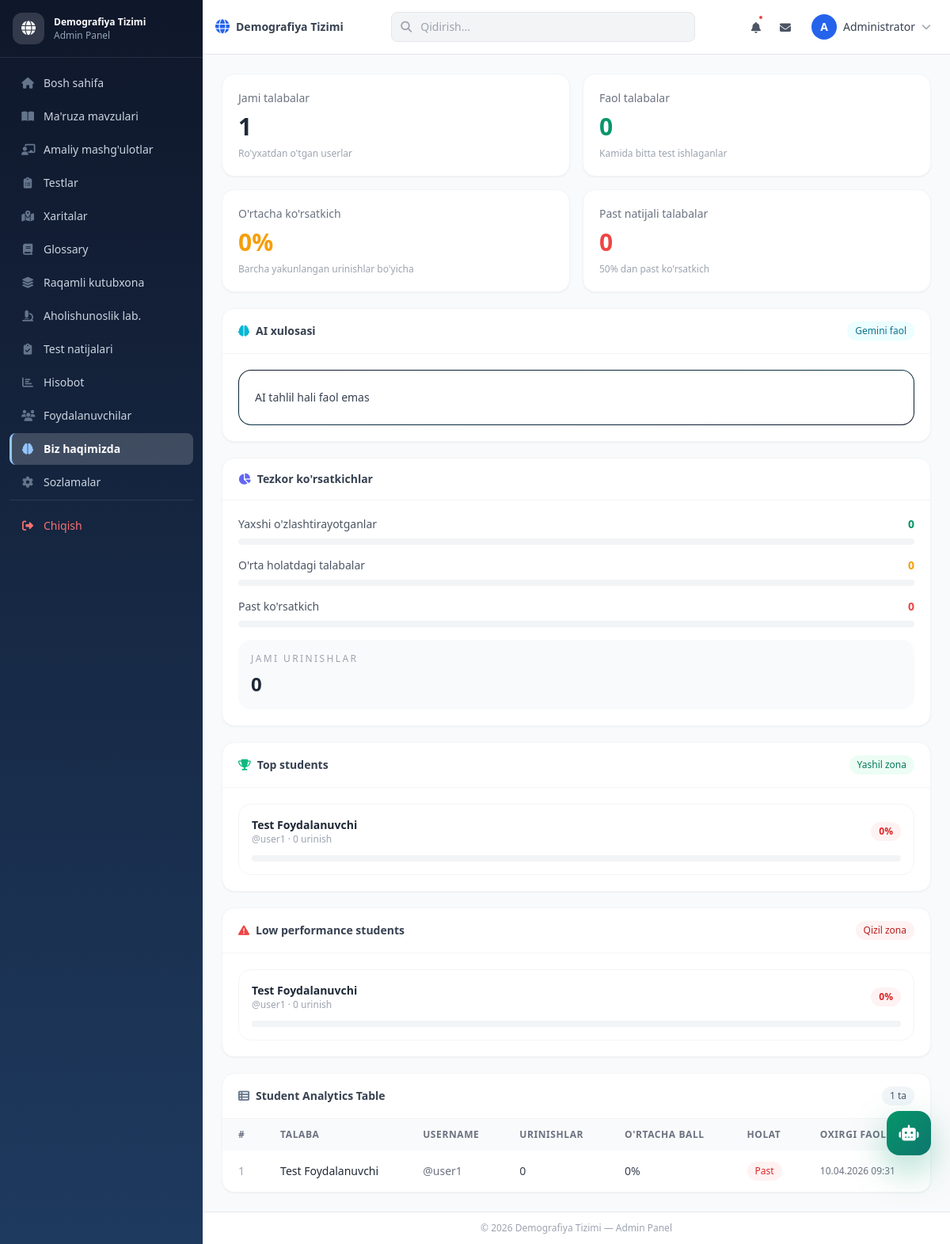
The app's page /admin/analytics.php (signed in) with its own data.
### tables this page shows
CREATE TABLE IF NOT EXISTS users (
    id INT AUTO_INCREMENT PRIMARY KEY,
    full_name VARCHAR(100) NOT NULL,
    username VARCHAR(50) NOT NULL UNIQUE,
    password VARCHAR(255) NOT NULL,
    role ENUM('admin', 'user') DEFAULT 'user',
    created_at TIMESTAMP DEFAULT CURRENT_TIMESTAMP
);

### config/config.php (called while the page is built, shortened)
<?php
function env($key, $default = null) {
    $value = $_ENV[$key] ?? $_SERVER[$key] ?? getenv($key);
    return ($value === false || $value === null || $value === '') ? $default : $value;
}
class Database {
    private $host = 'localhost';
    private $db_name = 'demographydb';
    private $username = 'root';
    private $password = '';
    private $link;
    function __construct() {
        $this->link = mysqli_connect($this->host, $this->username, $this->password, $this->db_name);
        mysqli_set_charset($this->link, 'utf8mb4');
    }
    public function query($query) {
        return mysqli_query($this->link, $query);
    }
}

### includes/functions.php (called while the page is built, shortened)
<?php
require_once __DIR__ . '/../config/config.php';
$db = new Database();
function h($str) {
    return htmlspecialchars($str, ENT_QUOTES, 'UTF-8');
}
function gemini_api_key() {
    return trim((string) env('GEMINI_API_KEY', ''));
}
function gemini_is_enabled() {
    return gemini_api_key() !== '';
}
function get_student_performance_summary() {
    global $db;
    $students = [];
    $query = $db->query("
        SELECT
            u.id,
            u.full_name,
            u.username,
            COUNT(tr.id) AS attempts,
            COALESCE(AVG(CASE WHEN tr.total > 0 THEN (tr.score / tr.total) * 100 END), 0) AS avg_percent,
            COALESCE(MAX(tr.completed_at), u.created_at) AS last_activity
        FROM users u
        LEFT JOIN test_results tr
            ON tr.user_id = u.id AND tr.completed_at IS NOT NULL
        WHERE u.role = 'user'
        GROUP BY u.id, u.full_name, u.username, u.created_at
        ORDER BY avg_percent DESC, attempts DESC, u.full_name ASC
    ");
    if ($query) {
        while ($row = mysqli_fetch_assoc($query)) {
            $row['avg_percent'] = round((float) $row['avg_percent'], 1);
            $row['attempts'] = (int) $row['attempts'];
            $students[] = $row;
        }
    }
    return $students;
}

### admin/analytics.php (the view, shortened to what this page needs)
<?php
require_once __DIR__ . '/../includes/functions.php';
$students = get_student_performance_summary();
$topStudents = array_slice($students, 0, 5);
$lowStudents = $students;
usort($lowStudents, function ($a, $b) {
    if ($a['avg_percent'] == $b['avg_percent']) {
        return $b['attempts'] <=> $a['attempts'];
    }
    return $a['avg_percent'] <=> $b['avg_percent'];
});
$lowStudents = array_slice($lowStudents, 0, 5);
$resultStatsQuery = $db->query("
    SELECT
        COUNT(*) AS total_attempts,
        AVG(CASE WHEN total > 0 THEN (score / total) * 100 END) AS avg_percent
    FROM test_results
    WHERE completed_at IS NOT NULL
");
$resultStats = $resultStatsQuery ? mysqli_fetch_assoc($resultStatsQuery) : ['total_attempts' => 0, 'avg_percent' => 0];
$activeStudents = count(array_filter($students, fn($student) => (int) $student['attempts'] > 0));
$excellentStudents = count(array_filter($students, fn($student) => (float) $student['avg_percent'] >= 70));
$riskStudents = count(array_filter($students, fn($student) => (float) $student['avg_percent'] > 0 && (float) $student['avg_percent'] < 50));
$aiSummary = 'AI tahlil hali faol emas';
function analytics_color_classes($percent) {
    return ['pill' => 'bg-red-50 text-red-600', 'bar' => 'bg-red-500'];
}
include __DIR__ . '/../includes/admin_header.php';
?>
<div class="space-y-5">
    <div class="grid md:grid-cols-2 xl:grid-cols-4 gap-4">
        <div class="bg-white rounded-2xl border border-gray-100 shadow-sm p-5">
            <p class="text-sm text-gray-500">Jami talabalar</p>
            <p class="text-3xl font-bold text-gray-800 mt-2"><?= count($students) ?></p>
            <p class="text-xs text-gray-400 mt-2">Ro'yxatdan o'tgan userlar</p>
        </div>
        <div class="bg-white rounded-2xl border border-gray-100 shadow-sm p-5">
            <p class="text-sm text-gray-500">Faol talabalar</p>
            <p class="text-3xl font-bold text-emerald-600 mt-2"><?= $activeStudents ?></p>
            <p class="text-xs text-gray-400 mt-2">Kamida bitta test ishlaganlar</p>
        </div>
        <div class="bg-white rounded-2xl border border-gray-100 shadow-sm p-5">
            <p class="text-sm text-gray-500">O'rtacha ko'rsatkich</p>
            <p class="text-3xl font-bold text-amber-500 mt-2"><?= round((float) ($resultStats['avg_percent'] ?? 0), 1) ?>%</p>
            <p class="text-xs text-gray-400 mt-2">Barcha yakunlangan urinishlar bo'yicha</p>
        </div>
        <div class="bg-white rounded-2xl border border-gray-100 shadow-sm p-5">
            <p class="text-sm text-gray-500">Past natijali talabalar</p>
            <p class="text-3xl font-bold text-red-500 mt-2"><?= $riskStudents ?></p>
            <p class="text-xs text-gray-400 mt-2">50% dan past ko'rsatkich</p>
        </div>
    </div>
    <div class="grid xl:grid-cols-[1.2fr_0.8fr] gap-5">
        <section class="bg-white rounded-2xl border border-gray-100 shadow-sm overflow-hidden">
            <div class="flex items-center justify-between px-5 py-4 border-b border-gray-100">
                <h3 class="text-sm font-semibold text-gray-700 flex items-center gap-2">
                    <i class="fas fa-brain text-cyan-500"></i> AI xulosasi
                </h3>
                <span class="text-xs px-2.5 py-1 rounded-full <?= gemini_is_enabled() ? 'bg-cyan-50 text-cyan-700' : 'bg-gray-100 text-gray-500' ?>">
                    <?= gemini_is_enabled() ? 'Gemini faol' : 'Offline' ?>
                </span>
            </div>
            <div class="p-5">
                <div class="rounded-2xl bg-gradient-to-br from-slate-900 via-cyan-950 to-slate-900 p-[1px]">
                    <div class="rounded-[15px] bg-white px-5 py-5">
                        <p class="text-sm leading-7 text-gray-700 whitespace-pre-wrap"><?= h($aiSummary) ?></p>
                    </div>
                </div>
            </div>
        </section>
        <section class="bg-white rounded-2xl border border-gray-100 shadow-sm overflow-hidden">
            <div class="px-5 py-4 border-b border-gray-100">
                <h3 class="text-sm font-semibold text-gray-700 flex items-center gap-2">
                    <i class="fas fa-chart-pie text-indigo-500"></i> Tezkor ko'rsatkichlar
                </h3>
            </div>
            <div class="p-5 space-y-4">
                <div>
                    <div class="flex items-center justify-between text-sm text-gray-600 mb-2">
                        <span>Yaxshi o'zlashtirayotganlar</span>
                        <span class="font-semibold text-emerald-600"><?= $excellentStudents ?></span>
                    </div>
                    <div class="h-2 rounded-full bg-gray-100 overflow-hidden">
                    </div>
                </div>
                <div>
                    <div class="flex items-center justify-between text-sm text-gray-600 mb-2">
                        <span>O'rta holatdagi talabalar</span>
                        <span class="font-semibold text-amber-500"><?= max(0, $activeStudents - $excellentStudents - $riskStudents) ?></span>
                    </div>
                    <div class="h-2 rounded-full bg-gray-100 overflow-hidden">
                    </div>
                </div>
                <div>
                    <div class="flex items-center justify-between text-sm text-gray-600 mb-2">
                        <span>Past ko'rsatkich</span>
                        <span class="font-semibold text-red-500"><?= $riskStudents ?></span>
                    </div>
                    <div class="h-2 rounded-full bg-gray-100 overflow-hidden">
                    </div>
                </div>
                <div class="rounded-2xl bg-gray-50 p-4">
                    <p class="text-xs uppercase tracking-[0.2em] text-gray-400">Jami urinishlar</p>
                    <p class="mt-2 text-2xl font-bold text-gray-800"><?= (int) ($resultStats['total_attempts'] ?? 0) ?></p>
                </div>
            </div>
        </section>
    </div>
    <div class="grid xl:grid-cols-2 gap-5">
        <section class="bg-white rounded-2xl border border-gray-100 shadow-sm overflow-hidden">
            <div class="flex items-center justify-between px-5 py-4 border-b border-gray-100">
                <h3 class="text-sm font-semibold text-gray-700 flex items-center gap-2">
                    <i class="fas fa-trophy text-emerald-500"></i> Top students
                </h3>
                <span class="text-xs bg-emerald-50 text-emerald-700 px-2.5 py-1 rounded-full">Yashil zona</span>
            </div>
            <div class="p-5 space-y-4">
                <?php if (empty($topStudents)): ?>
                <p class="text-sm text-gray-400">Hali ma'lumot yo'q</p>
                <?php else: ?>
                <?php foreach ($topStudents as $student): ?>
                <?php $colors = analytics_color_classes((float) $student['avg_percent']); ?>
                <div class="rounded-2xl border border-gray-100 p-4">
                    <div class="flex items-center justify-between gap-3">
                        <div class="min-w-0">
                            <p class="text-sm font-semibold text-gray-800 truncate"><?= h($student['full_name']) ?></p>
                            <p class="text-xs text-gray-400">@<?= h($student['username']) ?> · <?= (int) $student['attempts'] ?> urinish</p>
                        </div>
                        <span class="text-xs font-semibold px-2.5 py-1 rounded-full <?= $colors['pill'] ?>"><?= $student['avg_percent'] ?>%</span>
                    </div>
                    <div class="mt-3 h-2 rounded-full bg-gray-100 overflow-hidden">
                    </div>
                </div>
                <?php endforeach; ?>
                <?php endif; ?>
            </div>
        </section>
        <section class="bg-white rounded-2xl border border-gray-100 shadow-sm overflow-hidden">
            <div class="flex items-center justify-between px-5 py-4 border-b border-gray-100">
                <h3 class="text-sm font-semibold text-gray-700 flex items-center gap-2">
                    <i class="fas fa-triangle-exclamation text-red-500"></i> Low performance students
                </h3>
                <span class="text-xs bg-red-50 text-red-700 px-2.5 py-1 rounded-full">Qizil zona</span>
            </div>
            <div class="p-5 space-y-4">
                <?php if (empty($lowStudents)): ?>
                <p class="text-sm text-gray-400">Hali ma'lumot yo'q</p>
                <?php else: ?>
                <?php foreach ($lowStudents as $student): ?>
                <?php $colors = analytics_color_classes((float) $student['avg_percent']); ?>
                <div class="rounded-2xl border border-gray-100 p-4">
                    <div class="flex items-center justify-between gap-3">
                        <div class="min-w-0">
                            <p class="text-sm font-semibold text-gray-800 truncate"><?= h($student['full_name']) ?></p>
                            <p class="text-xs text-gray-400">@<?= h($student['username']) ?> · <?= (int) $student['attempts'] ?> urinish</p>
                        </div>
                        <span class="text-xs font-semibold px-2.5 py-1 rounded-full <?= $colors['pill'] ?>"><?= $student['avg_percent'] ?>%</span>
                    </div>
                    <div class="mt-3 h-2 rounded-full bg-gray-100 overflow-hidden">
                    </div>
                </div>
                <?php endforeach; ?>
                <?php endif; ?>
            </div>
        </section>
    </div>
    <section class="bg-white rounded-2xl border border-gray-100 shadow-sm overflow-hidden">
        <div class="flex items-center justify-between px-5 py-4 border-b border-gray-100">
            <h3 class="text-sm font-semibold text-gray-700 flex items-center gap-2">
                <i class="fas fa-table-list text-slate-500"></i> Student Analytics Table
            </h3>
            <span class="text-xs bg-slate-100 text-slate-600 px-2.5 py-1 rounded-full"><?= count($students) ?> ta</span>
        </div>
        <div class="overflow-x-auto">
            <table class="w-full text-sm">
                <thead>
                    <tr class="bg-gray-50 text-gray-500 text-xs uppercase tracking-wider">
                        <th class="text-left px-5 py-3">#</th>
                        <th class="text-left px-5 py-3">Talaba</th>
                        <th class="text-left px-5 py-3">Username</th>
                        <th class="text-left px-5 py-3">Urinishlar</th>
                        <th class="text-left px-5 py-3">O'rtacha ball</th>
                        <th class="text-left px-5 py-3">Holat</th>
                        <th class="text-left px-5 py-3">Oxirgi faollik</th>
                    </tr>
                </thead>
                <tbody class="divide-y divide-gray-50">
                    <?php foreach ($students as $index => $student): ?>
                    <?php $colors = analytics_color_classes((float) $student['avg_percent']); ?>
                    <tr class="hover:bg-gray-50 transition">
                        <td class="px-5 py-3.5 text-gray-400"><?= $index + 1 ?></td>
                        <td class="px-5 py-3.5 font-medium text-gray-800"><?= h($student['full_name']) ?></td>
                        <td class="px-5 py-3.5 text-gray-500">@<?= h($student['username']) ?></td>
                        <td class="px-5 py-3.5 text-gray-700"><?= (int) $student['attempts'] ?></td>
                        <td class="px-5 py-3.5 text-gray-700"><?= $student['avg_percent'] ?>%</td>
                        <td class="px-5 py-3.5">
                            <span class="inline-flex items-center rounded-full px-2.5 py-1 text-xs font-medium <?= $colors['pill'] ?>">
                                <?= $student['avg_percent'] >= 70 ? 'Yaxshi' : ($student['avg_percent'] >= 50 ? 'O‘rta' : 'Past') ?>
                            </span>
                        </td>
                        <td class="px-5 py-3.5 text-gray-500 text-xs"><?= !empty($student['last_activity']) ? date('d.m.Y H:i', strtotime($student['last_activity'])) : '—' ?></td>
                    </tr>
                    <?php endforeach; ?>
                </tbody>
            </table>
        </div>
    </section>
</div>
<?php include __DIR__ . '/../includes/admin_footer.php'; ?>

### records on screen
users: full_name "Test Foydalanuvchi", username "user1", attempts "0", avg_percent "0", last_activity "10.04.2026 09:31"

### other values on screen
SITE_NAME "Demografiya Tizimi"
substr($_SESSION['full_name'] ?? 'A', 0, 1) "A"
$_SESSION['full_name'] "Administrator"
count($students) "1"
$activeStudents "0"
$resultStats['avg_percent'] "0"
$riskStudents "0"
$aiSummary "AI tahlil hali faol emas"
$excellentStudents "0"
max(0, $activeStudents - $excellentStudents - $riskStudents) "0"
$resultStats['total_attempts'] "0"
